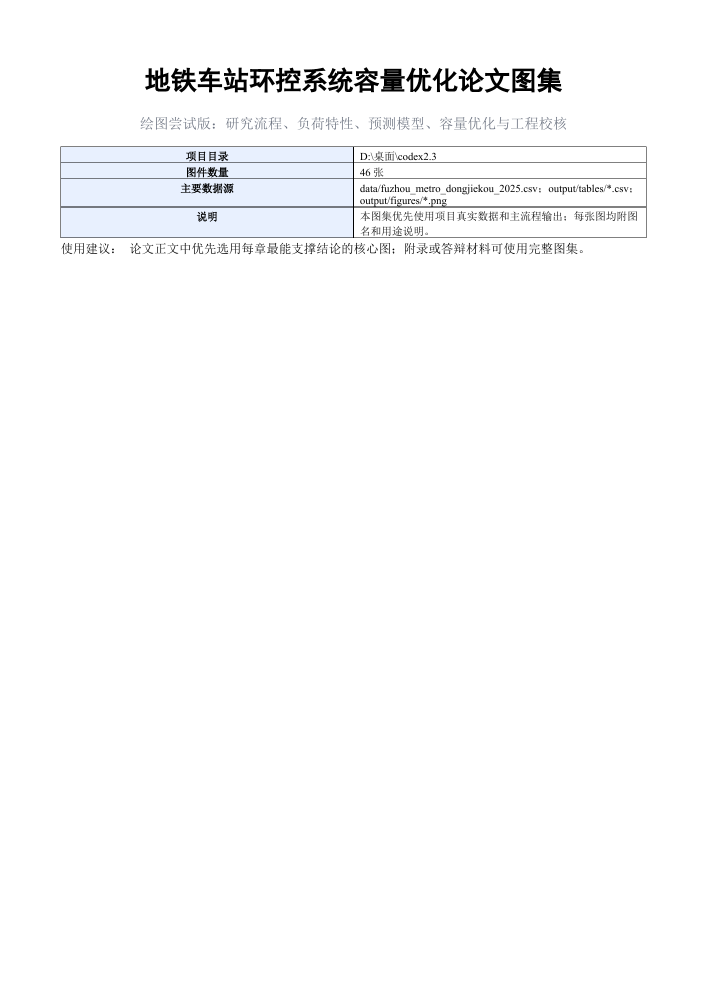
#> input picture 绘图尝试/rendered_pages/page-1.png, 1414 x 2000 px (shown at 1/2 size); its folder holds 4 pictures in this run
$ python make_contact_sheets.py
#> lines starting #> are read from the running program, lines starting #| are printed output that depends on the picture
from pathlib import Path

from PIL import Image, ImageDraw, ImageFont


ROOT = Path(__file__).resolve().parent / "rendered_pages"
FONT_PATH = Path(r"C:\Windows\Fonts\NotoSansSC-VF.ttf")
FONT = ImageFont.truetype(str(FONT_PATH), 28) if FONT_PATH.exists() else ImageFont.load_default()


def main() -> None:
    pages = sorted(ROOT.glob("page-*.png"), key=lambda p: int(p.stem.split("-")[1]))
    thumb_w = 360
    thumb_h = 510
    cols = 4
    rows = 4
    batch_size = cols * rows
    for batch, start in enumerate(range(0, len(pages), batch_size), 1):
        subset = pages[start : start + batch_size]
        canvas = Image.new("RGB", (cols * thumb_w, rows * (thumb_h + 40)), "white")
#> canvas: PIL image 1440x2200 RGB; every value is 255
        draw = ImageDraw.Draw(canvas)
        for i, path in enumerate(subset):
            img = Image.open(path).convert("RGB")
#> img is the input picture: PIL image 1414x2000 RGB; mean R, G, B 250.4, 250.7, 251.3
            img.thumbnail((thumb_w, thumb_h), Image.LANCZOS)
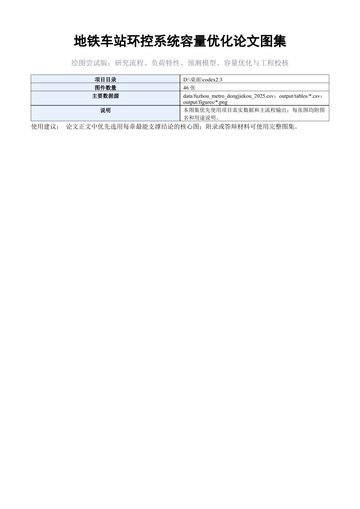
#> img: PIL image 360x509 RGB; mean R, G, B 250.3, 250.6, 251
            x = (i % cols) * thumb_w + (thumb_w - img.width) // 2
#> x = 0
            y = (i // cols) * (thumb_h + 40) + 35
            canvas.paste(img, (x, y))
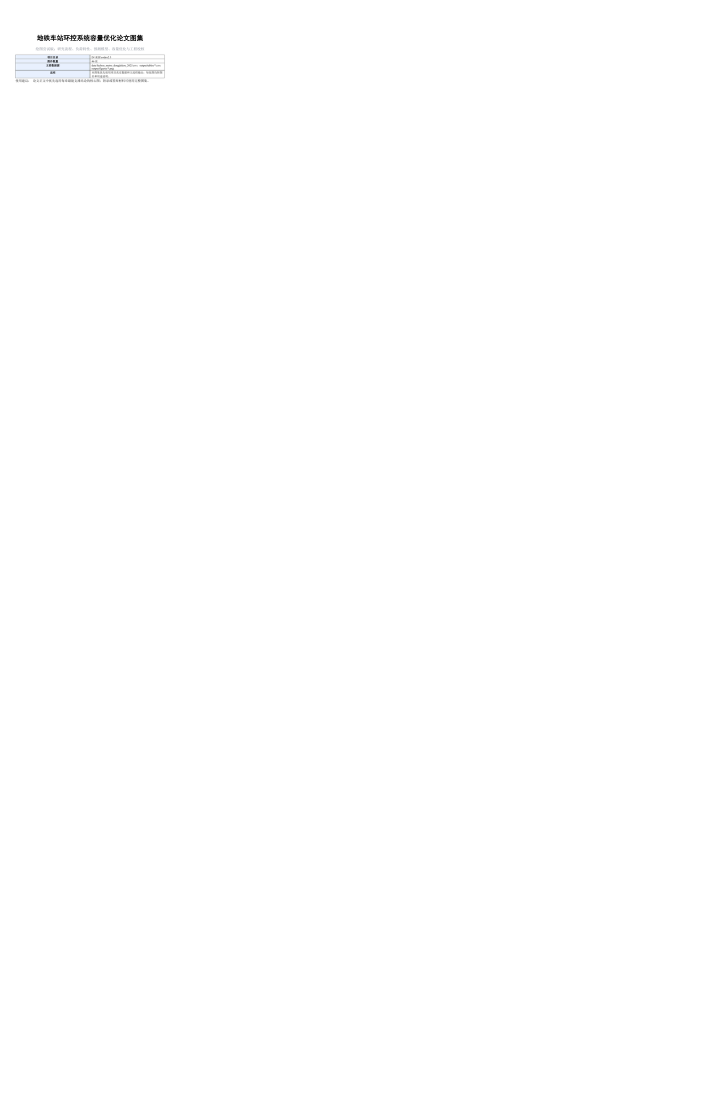
#> canvas: PIL image 1440x2200 RGB (shown at 1/2 size); mean R, G, B 254.7, 254.7, 254.8
            draw.text(
                ((i % cols) * thumb_w + 12, (i // cols) * (thumb_h + 40) + 4),
                path.stem,
                font=FONT,
                fill=(31, 41, 55),
            )
        out = ROOT / f"contact_sheet_{batch:02d}.png"
        canvas.save(out)
        print(out)


if __name__ == "__main__":
    main()

$ run again, on 绘图尝试/rendered_pages/page-10.png
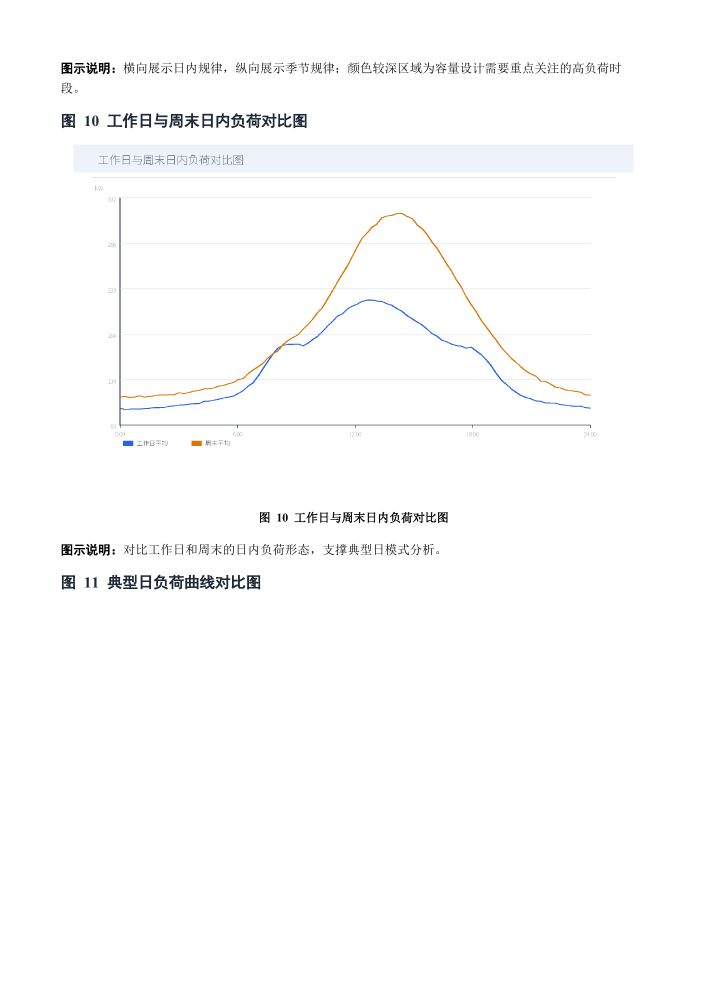
#> input picture 绘图尝试/rendered_pages/page-10.png, 1414 x 2000 px (shown at 1/2 size)
#> in main, img is the input picture: PIL image 1414x2000 RGB; mean R, G, B 252.2, 252.3, 252.6
#> in main, `img.thumbnail((thumb_w, thumb_h), Image.LANCZOS)`:
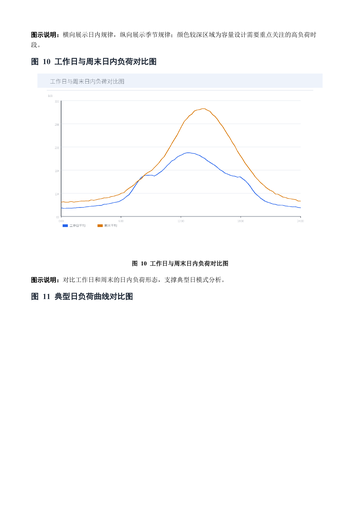
#> img: PIL image 360x509 RGB; mean R, G, B 252, 252.1, 252.4
#> in main, `canvas.paste(img, (x, y))`:
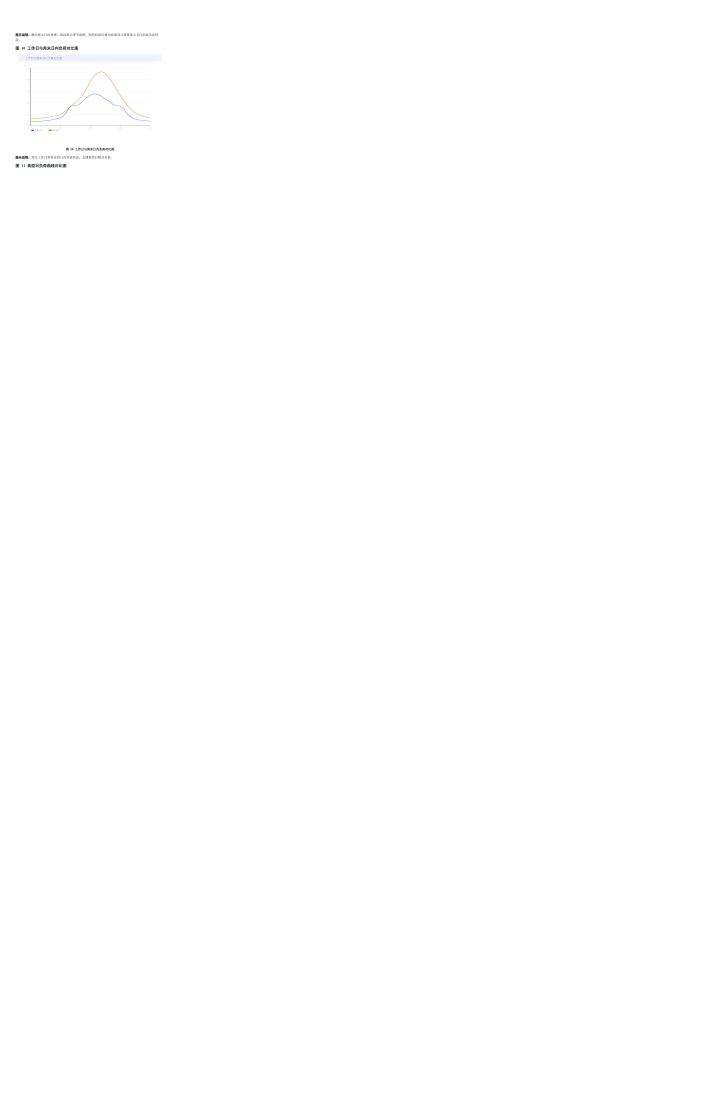
#> canvas: PIL image 1440x2200 RGB (shown at 1/2 size); mean R, G, B 254.8, 254.8, 254.8

$ run again, on 绘图尝试/rendered_pages/page-11.png
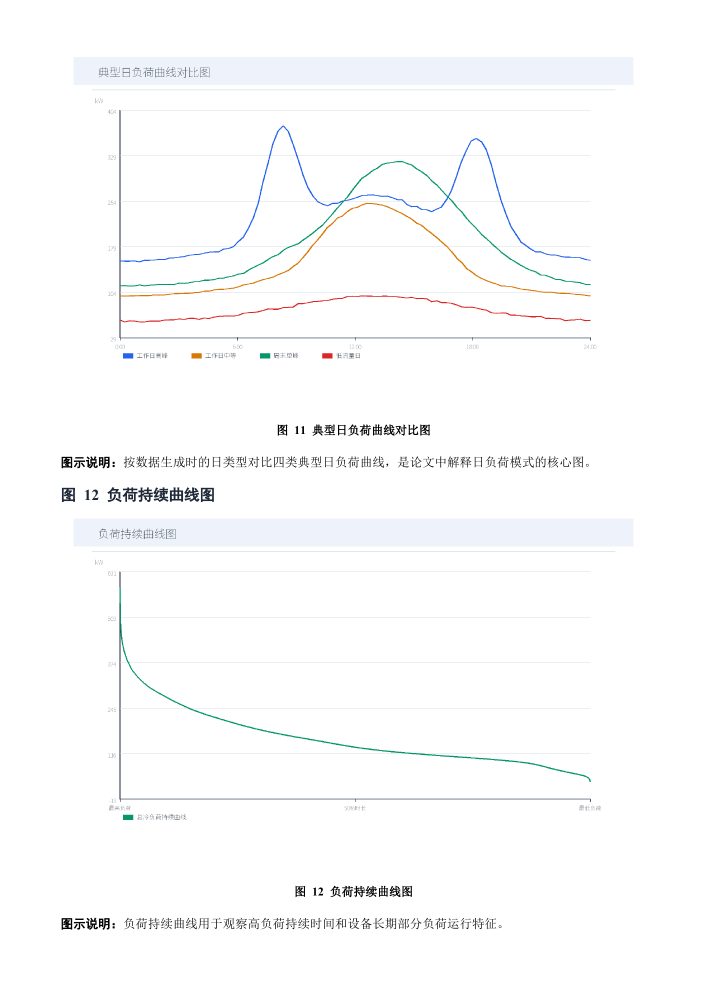
#> input picture 绘图尝试/rendered_pages/page-11.png, 1414 x 2000 px (shown at 1/2 size)
#> in main, img is the input picture: PIL image 1414x2000 RGB; mean R, G, B 251.2, 251.6, 252.1
#> in main, `img.thumbnail((thumb_w, thumb_h), Image.LANCZOS)`:
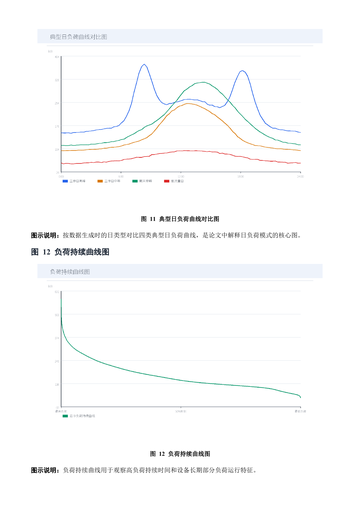
#> img: PIL image 360x509 RGB; mean R, G, B 250.9, 251.4, 251.8
#> in main, `canvas.paste(img, (x, y))`:
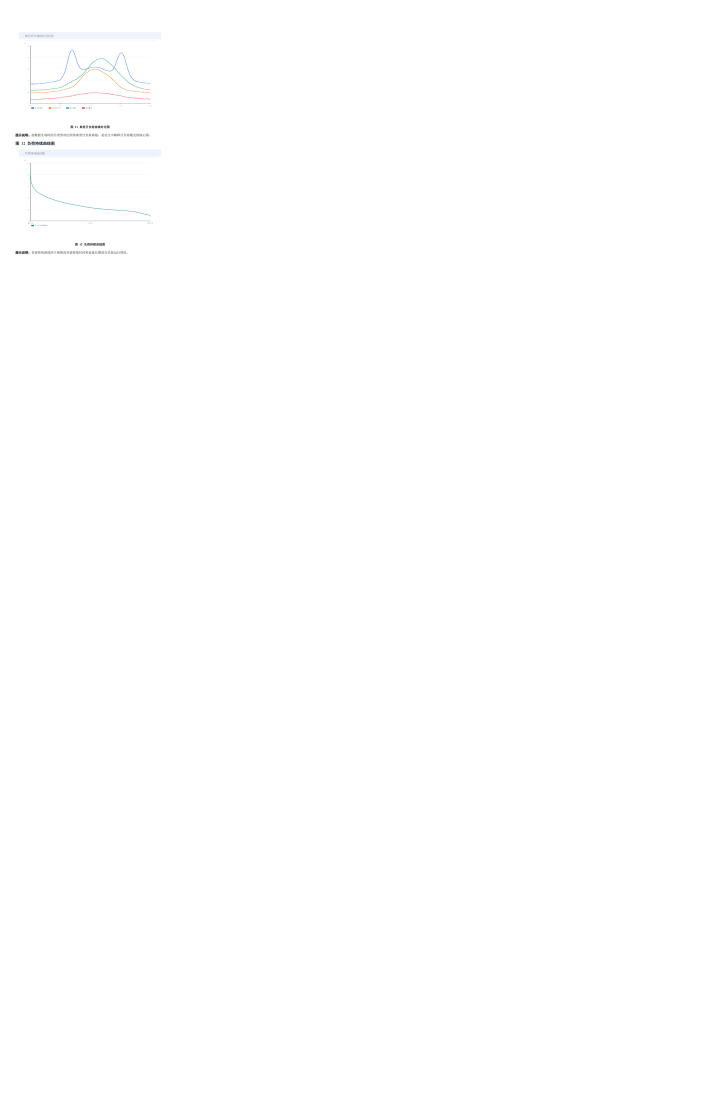
#> canvas: PIL image 1440x2200 RGB (shown at 1/2 size); mean R, G, B 254.8, 254.8, 254.8

$ run again, on 绘图尝试/rendered_pages/page-12.png
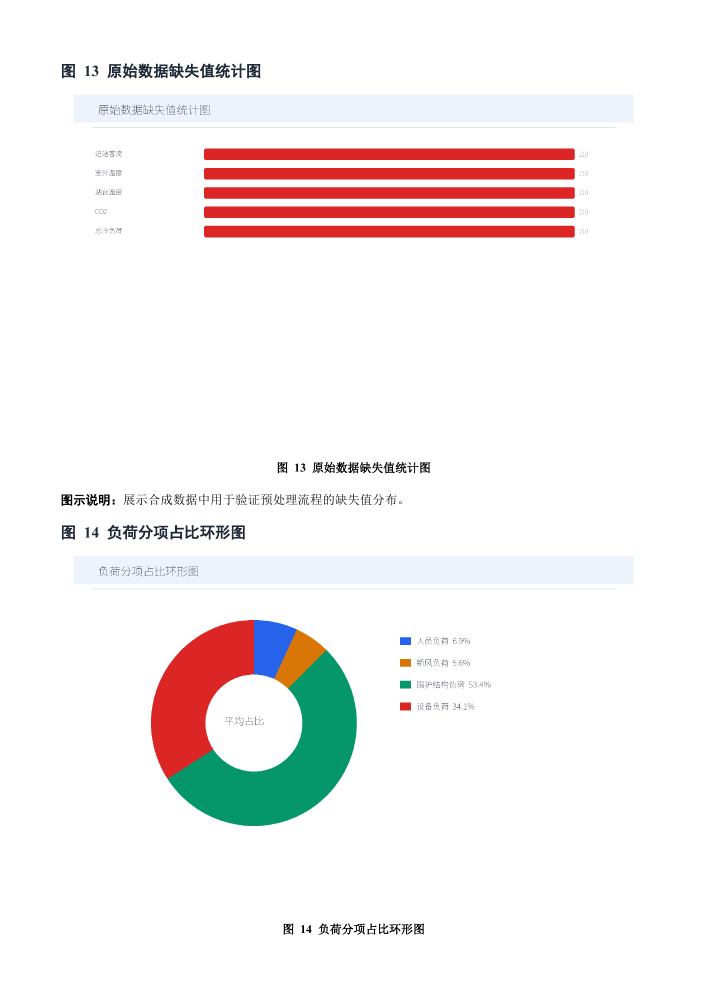
#> input picture 绘图尝试/rendered_pages/page-12.png, 1414 x 2000 px (shown at 1/2 size)
#> in main, img is the input picture: PIL image 1414x2000 RGB; mean R, G, B 245.4, 240.7, 240.4
#> in main, `img.thumbnail((thumb_w, thumb_h), Image.LANCZOS)`:
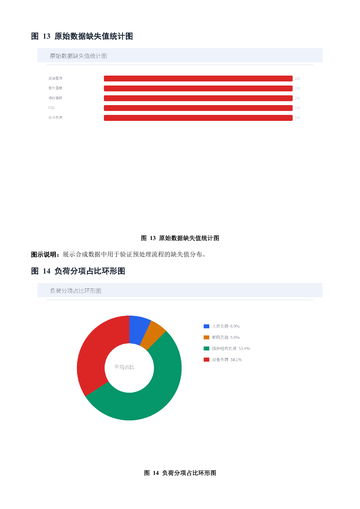
#> img: PIL image 360x509 RGB; mean R, G, B 245.3, 240.5, 240.2
#> in main, `canvas.paste(img, (x, y))`:
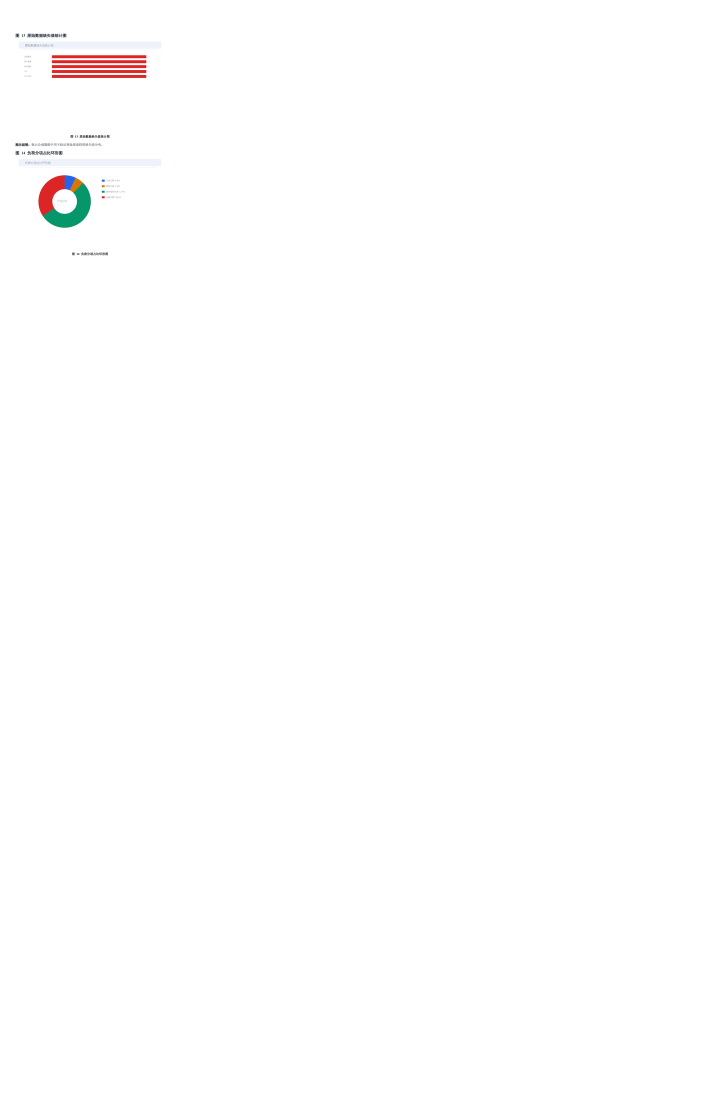
#> canvas: PIL image 1440x2200 RGB (shown at 1/2 size); mean R, G, B 254.4, 254.2, 254.1
